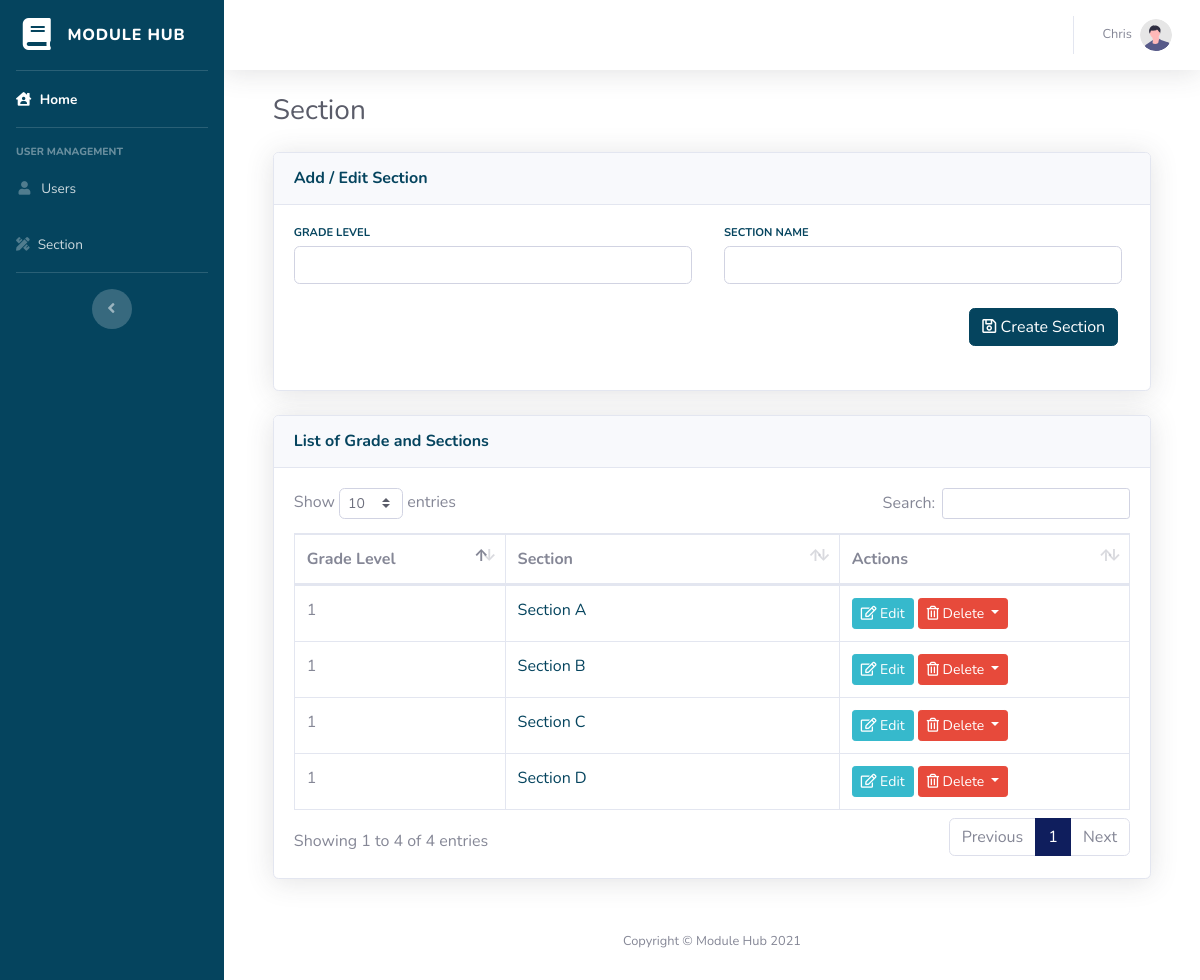
Screenshot of /section.php (signed in) with the database file from the repository.
### tables this page shows
CREATE TABLE `section` (
  `id` int(11) NOT NULL,
  `grade` int(3) NOT NULL,
  `section` varchar(32) NOT NULL
);

### section.php (the view, shortened to what this page needs)
<?php
include("head.php");
$sections = mysqli_query($mysqli, "SELECT *
    FROM section");
?>
<head>
    <link href="vendor/datatables/dataTables.bootstrap4.min.css" rel="stylesheet">
</head>
<body id="page-top">
    <div id="wrapper">
        <?php include("sidebar.php"); ?>
        <div id="content-wrapper" class="d-flex flex-column">
            <div id="content">
                <?php include("topbar.php"); ?>
                <div class="container-fluid">
                    <h1 class="h3 mb-2 text-gray-800">Section</h1>
                    <div class="card shadow mb-4">
                        <div class="card-header py-3">
                            <h6 class="m-0 font-weight-bold text-primary">Add / Edit Section</h6>
                        </div>
                        <div class="card-body">
                            <form method="post" action="process_section.php">
                                <div class="row">
                                    <div class="col-xl-6 col-md-6 mb-4">
                                        <div class="row no-gutters align-items-center">
                                            <div class="col mr-2">
                                                <div class="text-xs font-weight-bold text-primary text-uppercase mb-1">
                                                    Grade Level</div>
                                                <div class="h5 mb-0 font-weight-bold text-gray-800">
                                                    <input type="number" min="1" max="12" class="form-control" name="grade" required>
                                                </div>
                                            </div>
                                        </div>
                                    </div>
                                    <div class="col-xl-6 col-md-6 mb-4">
                                        <div class="row no-gutters align-items-center">
                                            <div class="col mr-2">
                                                <div class="text-xs font-weight-bold text-primary text-uppercase mb-1">
                                                    Section Name</div>
                                                <div class="h5 mb-0 font-weight-bold text-gray-800">
                                                    <input type="text" class="form-control" name="section" required>
                                                </div>
                                            </div>
                                        </div>
                                    </div>
                                    <div class="col-xl-12 col-md-6 mb-4">
                                        <div class="row no-gutters align-items-center">
                                            <div class="col mr-2">
                                                <button type="submit" class="btn btn-primary float-right mr-1" name="save_section" id="save">
                                                    <i class="far fa-save"></i> Create Section
                                                </button>
                                            </div>
                                        </div>
                                    </div>
                                </div>
                            </form>
                        </div>
                    </div>
                    <div class="card shadow mb-4">
                        <div class="card-header py-3">
                            <h6 class="m-0 font-weight-bold text-primary">List of Grade and Sections</h6>
                        </div>
                        <div class="card-body">
                            <div class="table-responsive">
                                <table class="table table-bordered" id="dataTable" width="100%" cellspacing="0">
                                    <thead>
                                        <tr>
                                            <th>Grade Level</th>
                                            <th width="40%">Section</th>
                                            <th>Actions</th>
                                        </tr>
                                    </thead>
                                    <tbody>
                                        <?php while ($section = mysqli_fetch_array($sections)) {
                                        ?>
                                            <tr>
                                                <td><?php echo $section["grade"]; ?></td>
                                                <td><a href="class.php?section=<?php echo $section["id"]; ?>"><?php echo $section["section"]; ?></a></td>
                                                <td>
                                                    <a href="section.php?edit=<?php echo $section['id']; ?>" class="btn btn-info btn-sm"><i class="far fa-edit"></i> Edit</a>
                                                    <button class="btn btn-danger btn-secondary dropdown-toggle btn-sm" type="button" id="dropdownMenuButton" data-toggle="dropdown" aria-haspopup="true" aria-expanded="false">
                                                        <i class="far fa-trash-alt"></i> Delete
                                                    </button>
                                                </td>
                                            </tr>
                                        <?php } ?>
                                    </tbody>
                                </table>
                            </div>
                        </div>
                    </div>
                </div>
            </div>
            <?php include("footer.php"); ?>
</body>
</html>

### rows the page displays
section: grade "1", section "Section A"
section: grade "1", section "Section B"
section: grade "1", section "Section C"
section: grade "1", section "Section D"

### other values shown
$_SESSION['firstname'] "Chris"
